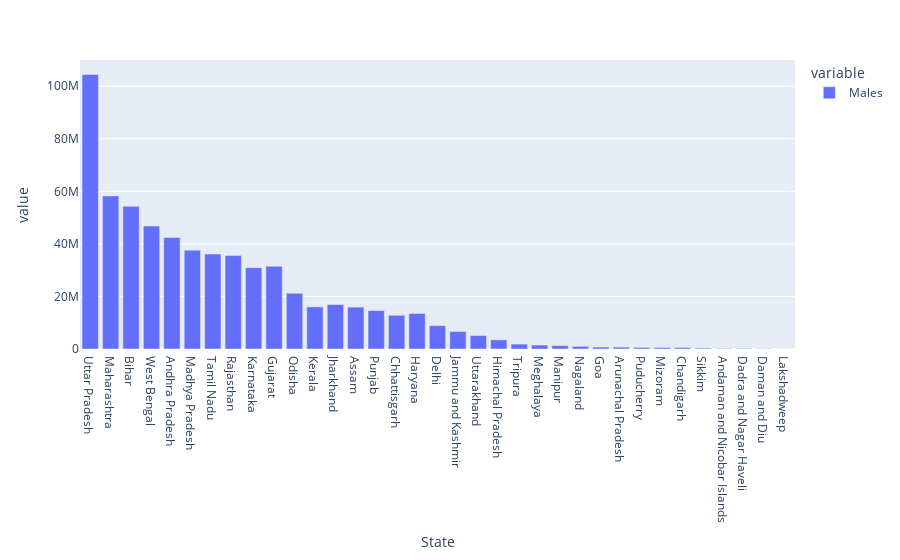

The notebook cell this image was saved under:
### Code cell
fig = px.bar(df, x='State', y=['Males'], barmode='group')

fig.show()

### Figure 1 — Plotly figure (JSON) as saved in the notebook; plotly's stock layout.template omitted (floating-point values rounded to 4 significant figures)
{"data": [{"alignmentgroup": "True", "hovertemplate": "variable=Males<br>State=%{x}<br>value=%{y}<extra></extra>", "legendgroup": "Males", "marker": {"color": "#636efa", "pattern": {"shape": ""}}, "name": "Males", "offsetgroup": "Males", "orientation": "v", "showlegend": true, "textposition": "auto", "type": "bar", "x": ["Uttar Pradesh", "Maharashtra", "Bihar", "West Bengal", "Andhra Pradesh", "Madhya Pradesh", "Tamil Nadu", "Rajasthan", "Karnataka", "Gujarat", "Odisha", "Kerala", "Jharkhand", "Assam", "Punjab", "Chhattisgarh", "Haryana", "Delhi", "Jammu and Kashmir", "Uttarakhand", "Himachal Pradesh", "Tripura", "Meghalaya", "Manipur", "Nagaland", "Goa", "Arunachal Pradesh", "Puducherry", "Mizoram", "Chandigarh", "Sikkim", "Andaman and Nicobar Islands", "Dadra and Nagar Haveli", "Daman and Diu", "Lakshadweep"], "xaxis": "x", "y": [104480510, 58243056, 54278157, 46809027, 42442146, 37612306, 36137975, 35550997, 30966657, 31491260, 21212136, 16027412, 16930315, 15939443, 14639465, 12832895, 13494734, 8887326, 6640662, 5137773, 3481873, 1874376, 1491832, 1290171, 1024649, 739140, 713912, 612511, 555339, 580663, 323070, 202871, 193760, 150301, 33123], "yaxis": "y"}], "layout": {"barmode": "group", "legend": {"title": {"text": "variable"}, "tracegroupgap": 0}, "margin": {"t": 60}, "xaxis": {"anchor": "y", "domain": [0, 1], "title": {"text": "State"}}, "yaxis": {"anchor": "x", "domain": [0, 1], "title": {"text": "value"}}}}
